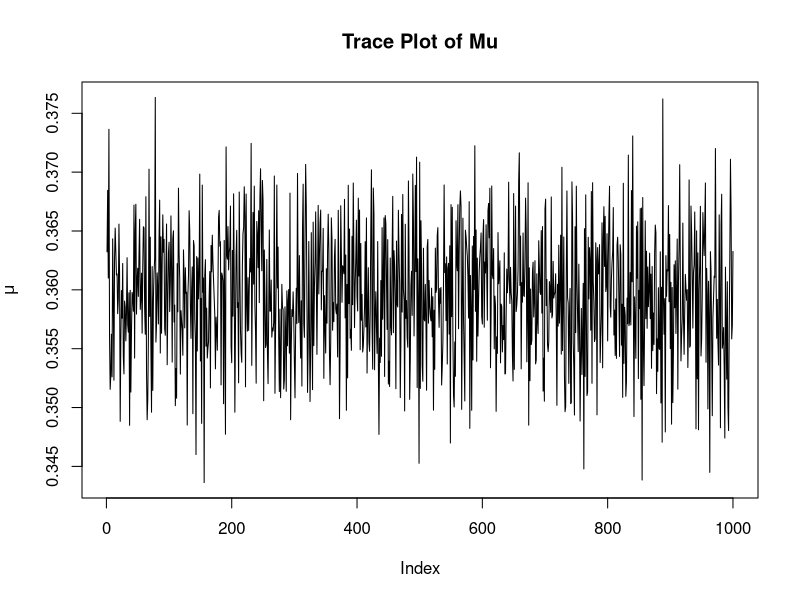
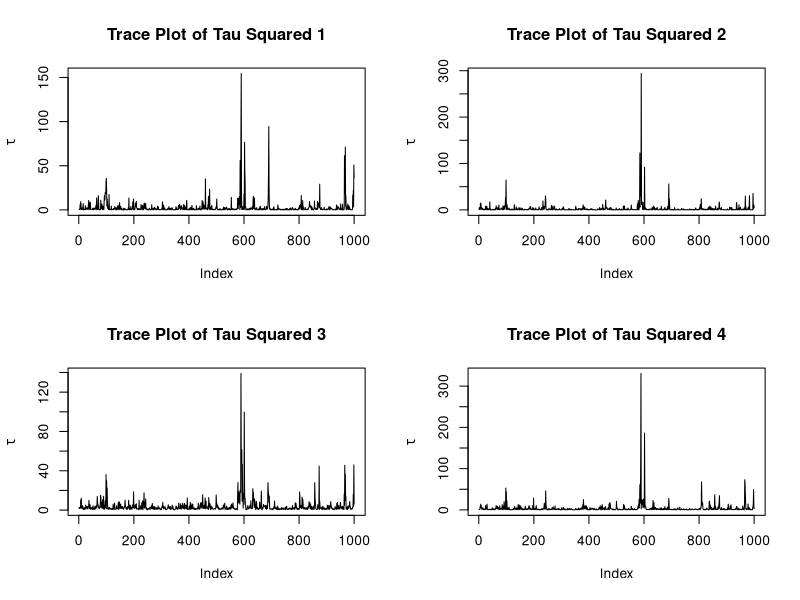
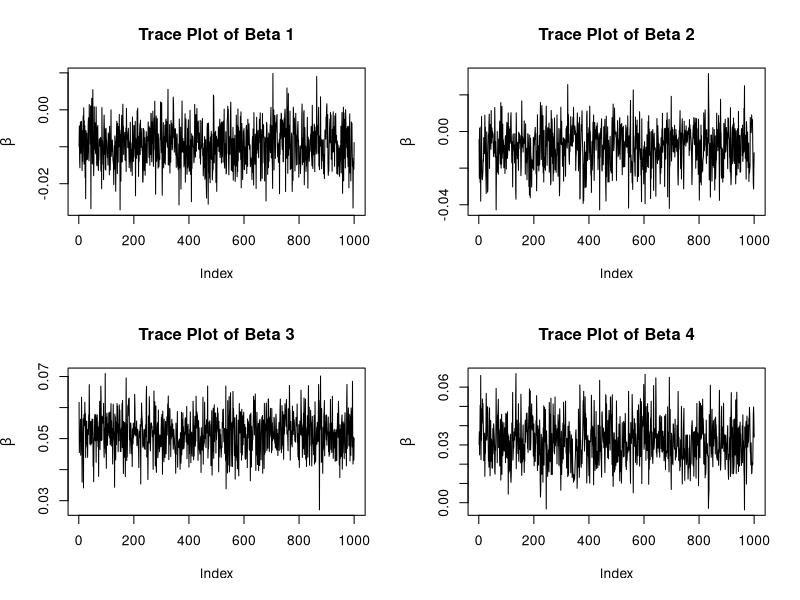
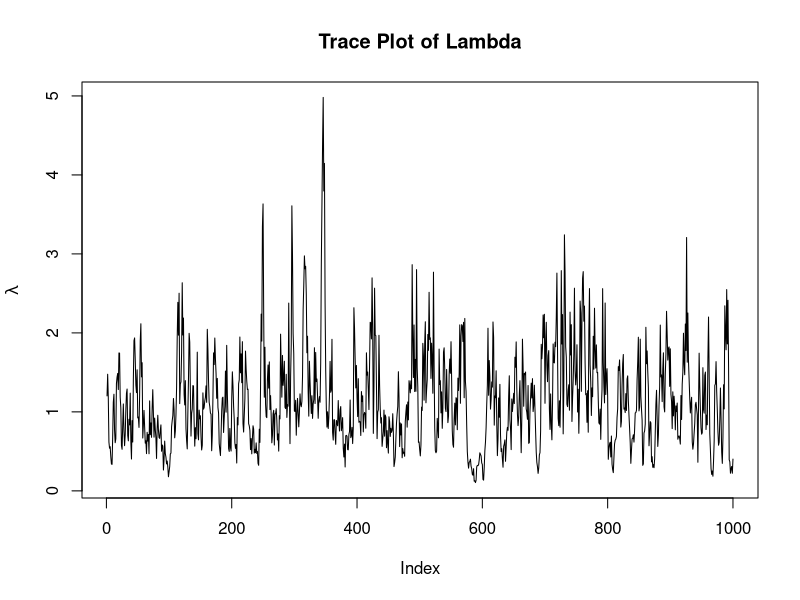
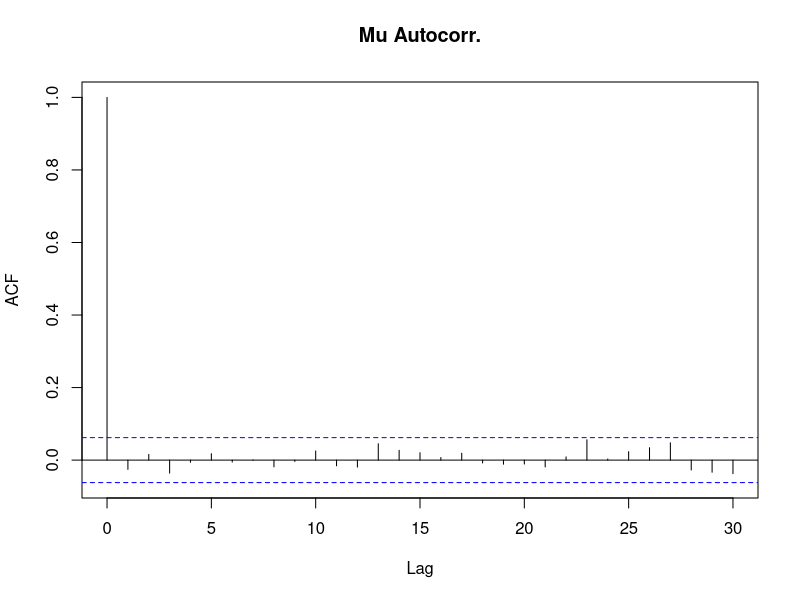
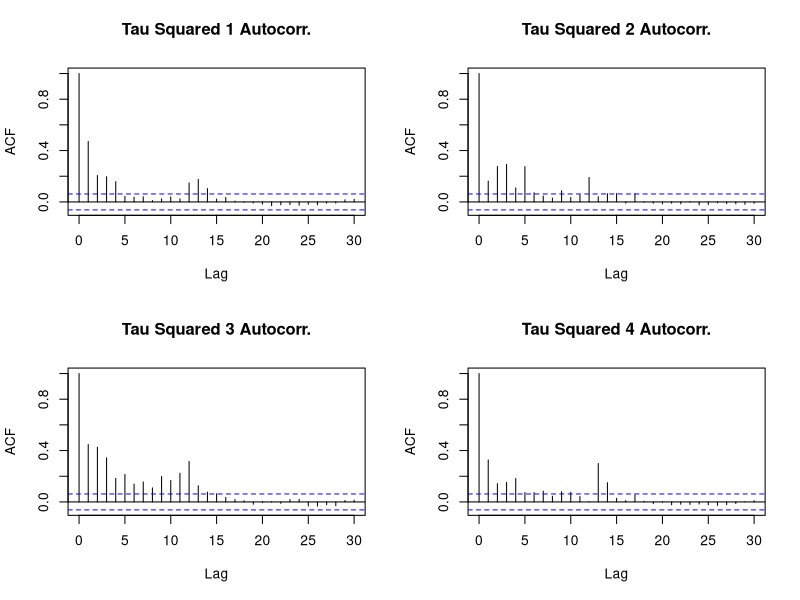
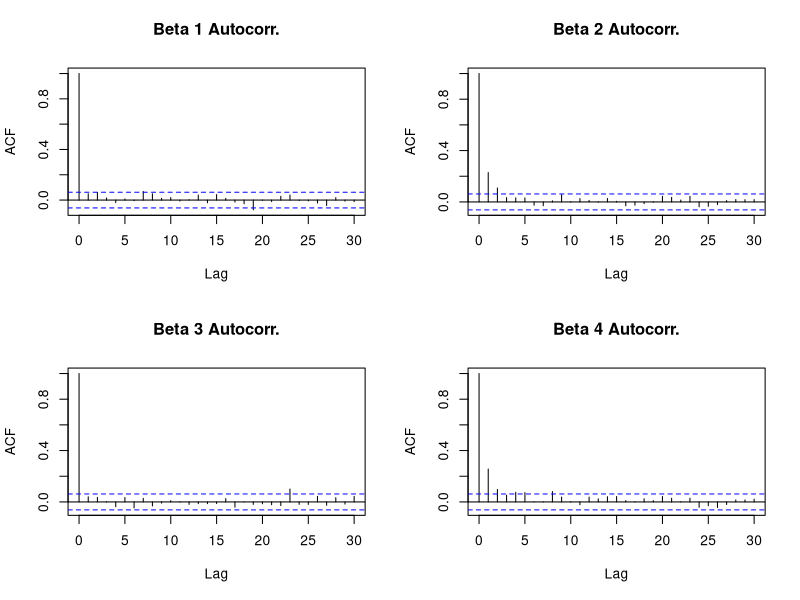
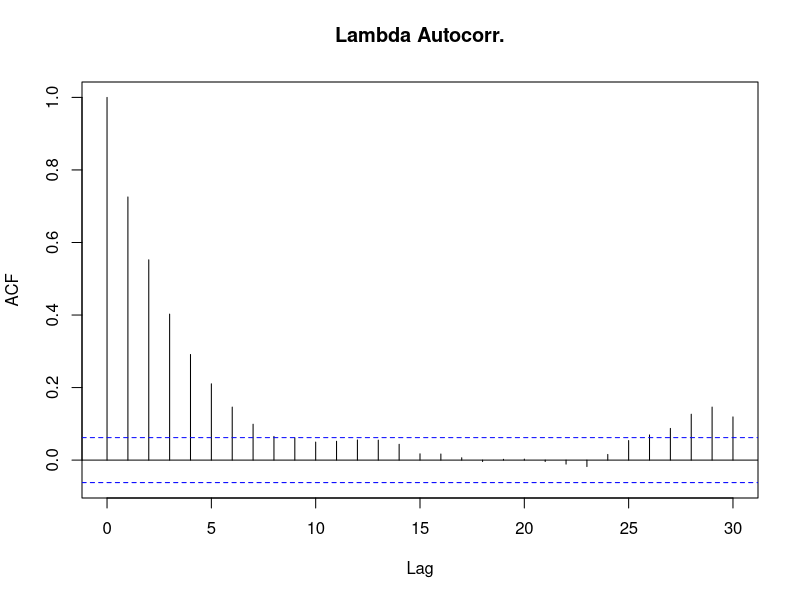

Recreate these plots in R, in order.
## ---- chunk 1
knitr::opts_chunk$set(tidy.opts=list(width.cutoff=60),tidy=TRUE,warning=FALSE, message=FALSE)
## ---- chunk 2
require(statmod)
require(mvtnorm)
## ---- chunk 3
dat = read.table("data/icecream.txt",header=TRUE)
Y = dat[,1]
X = scale(dat[,2:5]) #standardize predictors!!
## ---- chunk 4
BayesianLasso = function(Y,X,sig_sq,ndraws,start){
  Ytilde = Y-mean(Y)
  n = nrow(X)
  k = ncol(X)
  
  #set-up list to collect draws  
  post_draws = list(
    "Mu" = numeric(ndraws),
    "Lambda" = numeric(ndraws),
    "Tau Squared" = matrix(0,ndraws,k,dimnames=list(NULL,paste("Tau Squared",1:k))),
    "Beta" = matrix(0,ndraws,k,dimnames=list(NULL,paste("Beta",1:k)))
  )
  
  #starting points
  tau_sq = start[["Tau Squared"]]
  lambda = start[["Lambda"]]
  
  for(g in 1:ndraws){
    #draw beta vector
    A = t(X)%*%X + solve(diag(tau_sq))
    beta = t(rmvnorm(1,
                    mean = solve(A)%*%t(X)%*%Ytilde,
                    sigma = sig_sq*solve(A)
                    ))
    #draw tau squared vector
    for(j in 1:k){
      tau_sq[j] = 1/rinvgauss(1,
                              mean = sqrt((lambda^2*sig_sq)/beta[j]^2),
                              shape = lambda^2
                              )
    }
    
    #draw lambda
    lambda = sqrt(rgamma(1,
                        shape = k+.01,
                        rate = .5*sum(tau_sq)+.01
                        ))
    #draw mu
    mu = rnorm(1,
              mean = mean(Y),
              sd = sqrt(sig_sq/n)
              )
    #save parameters
    post_draws[["Beta"]][g,] = beta 
    post_draws[["Tau Squared"]][g,] = tau_sq 
    post_draws[["Lambda"]][g] = lambda 
    post_draws[["Mu"]][g] = mu
  }
  return(post_draws)
}

start=list(
"Tau Squared" = rep(1,ncol(X)),
"Lambda" = 1
)

post_draws = BayesianLasso(Y,X,.03^2,1000,start)
## ---- chunk 5
k = ncol(X)

plot(post_draws[["Mu"]],type="l",xlab="Index",ylab=expression(mu),main="Trace Plot of Mu")
par(mfrow=c(2,2))
for(i in 1:k){
plot(post_draws[["Tau Squared"]][,i],type="l",xlab="Index",ylab=expression(tau),main=paste("Trace Plot of Tau Squared",i))
}

for(i in 1:k){
plot(post_draws[["Beta"]][,i],type="l",xlab="Index",ylab=expression(beta),main=paste("Trace Plot of Beta",i))
}

par(mfrow=c(1,1))
plot(post_draws[["Lambda"]],type="l",xlab="Index",ylab=expression(lambda),main="Trace Plot of Lambda")

## ---- chunk 6

acf(post_draws[["Mu"]],main="Mu Autocorr.")

par(mfrow=c(2,2))
for(i in 1:k){
acf(post_draws[["Tau Squared"]][,i],main=paste("Tau Squared",i,"Autocorr."))
}

for(i in 1:k){
acf(post_draws[["Beta"]][,i],main=paste("Beta",i,"Autocorr."))
}

par(mfrow=c(1,1))
acf(post_draws[["Lambda"]],main="Lambda Autocorr.")
## ---- chunk 7
Ypost_draws = BayesianLasso(Y,X,.03^2,16050,start)
Ypost_draws[["Beta"]] = Ypost_draws[["Beta"]][seq(51,16050,8),]
Ypost_draws[["Tau Squared"]] = Ypost_draws[["Tau Squared"]][seq(51,16050,8),]
Ypost_draws[["Lambda"]] = Ypost_draws[["Lambda"]][seq(51,16050,8)]
Ypost_draws[["Mu"]] = Ypost_draws[["Mu"]][seq(51,16050,8)]
## ---- chunk 8
CredInt95 = matrix(NA,10,3,dimnames=list(
c(paste("Beta",1:4),
paste("Tau Squared",1:4),
"Lambda","Mu"),
c("LB","UB","Mode")))
#beta
for(i in 1:4){
  CredInt95[i,c(1,2)] = quantile(post_draws[["Beta"]][,i],c(.025,.975))
  dpost = density(post_draws[["Beta"]][,i])
  j = which.max(dpost$y)
  CredInt95[i,3] = dpost$x[j]
}
#tau squared
for(i in 1:4){
  CredInt95[i+4,c(1,2)] = quantile(post_draws[["Tau Squared"]][,i],c(.025,.975))
  dpost = density(post_draws[["Tau Squared"]][,i])
  j = which.max(dpost$y)
  CredInt95[i+4,3] = dpost$x[j]
}

CredInt95[9,c(1,2)] = quantile(post_draws[["Lambda"]],c(.025,.975))
dpost = density(post_draws[["Lambda"]])
j = which.max(dpost$y)
CredInt95[9,3] = dpost$x[j]

CredInt95[10,c(1,2)] = quantile(post_draws[["Mu"]],c(.025,.975))
dpost = density(post_draws[["Mu"]])
j = which.max(dpost$y)
CredInt95[10,3] = dpost$x[j]

round(CredInt95,3)

plot(CredInt95[1:4,"Mode"],1:4,xlab="Standardized Beta Coefficient",ylab="Predictors",
pch=19,col="red",xlim=c(-.1,.1),main="MAP and 95% Credible Intervals for Beta",
at=c(1,2,3,4),labels=c("B1","B2","B3","B4"))
for(i in 1:4){
x = CredInt95[i,c(1,2)]
y = c(i,i)
lines(x,y)
points(CredInt95[i,c(1,2)],c(i,i),pch="I")
}
abline(v=0,lty=2,lwd=2,col="blue")
## ---- chunk 9
plot(density(post_draws[["Lambda"]],adjust=1.5),lwd=2,main="Lambda Posterior Density")
